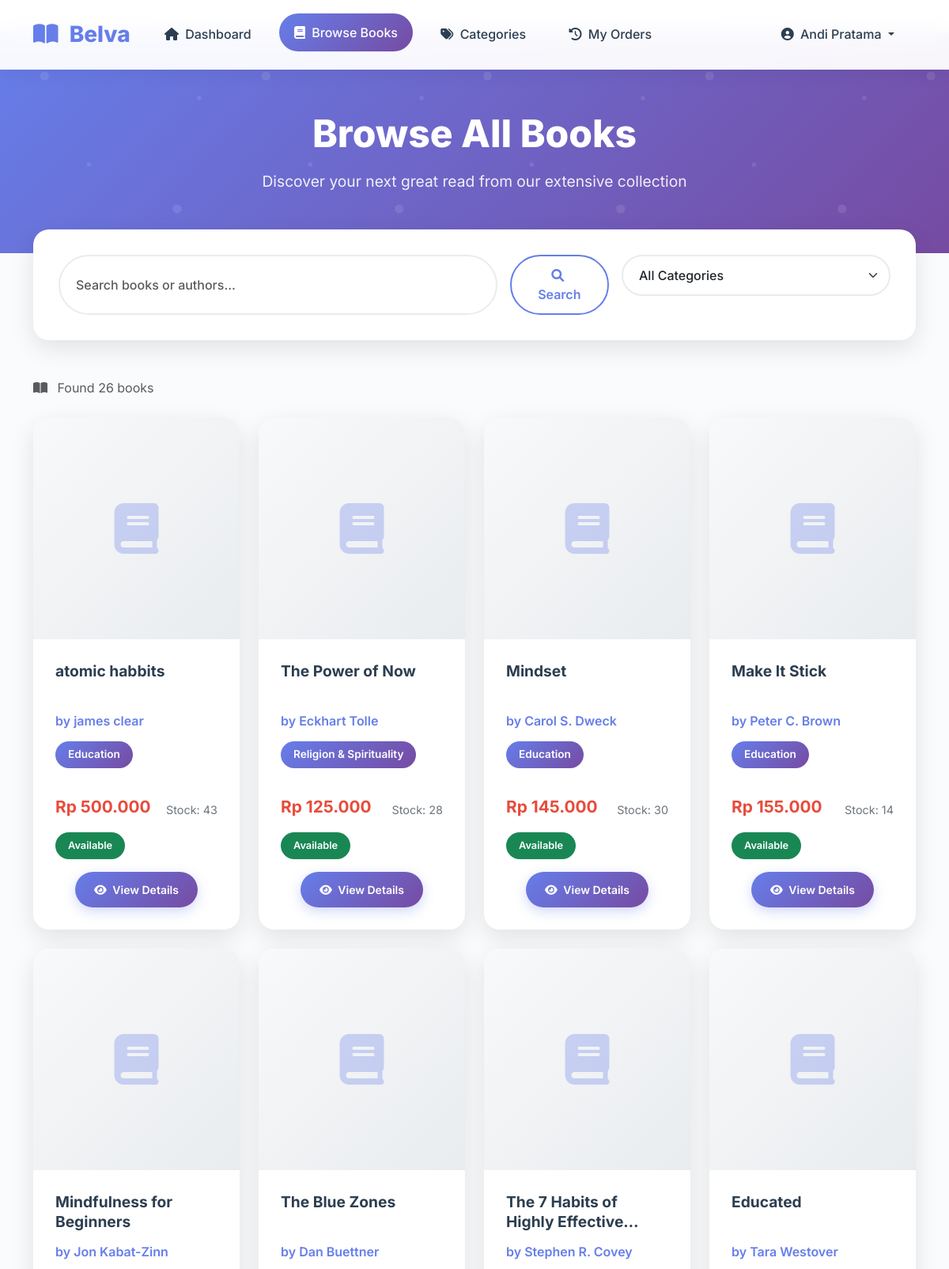
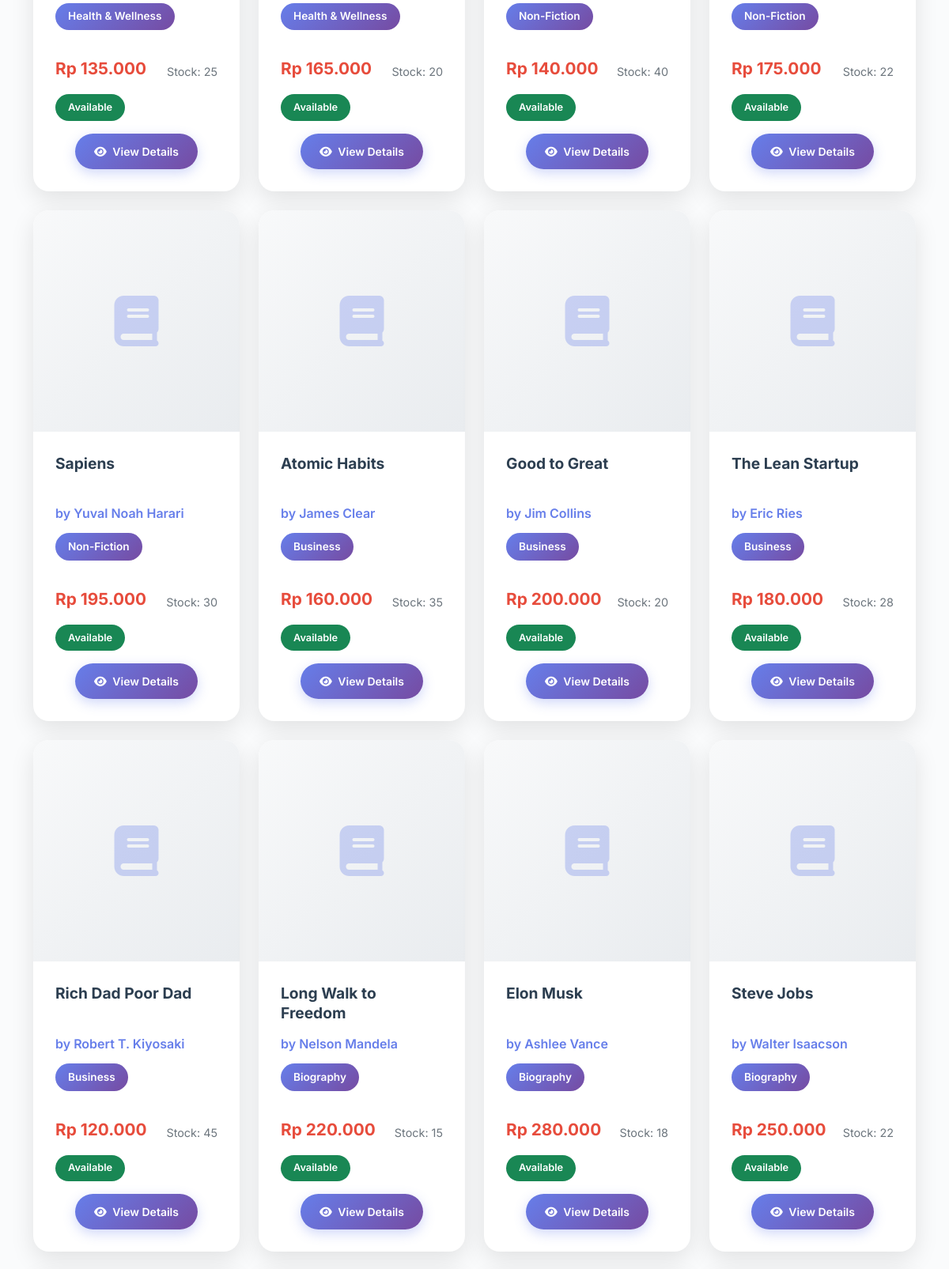
The app's page /user/all_books.php (signed in, upper part) with its own data (2 pictures, top to bottom).
### tables this page shows
CREATE TABLE `books` (
  `id` int(11) NOT NULL,
  `title` varchar(200) NOT NULL,
  `author` varchar(100) NOT NULL,
  `category_id` int(11) DEFAULT NULL,
  `description` text DEFAULT NULL,
  `price` decimal(10,2) NOT NULL,
  `stock` int(11) DEFAULT 0,
  `image` varchar(255) DEFAULT NULL,
  `created_at` timestamp NOT NULL DEFAULT current_timestamp()
);

CREATE TABLE `categories` (
  `id` int(11) NOT NULL,
  `name` varchar(100) NOT NULL,
  `description` text DEFAULT NULL,
  `created_at` timestamp NOT NULL DEFAULT current_timestamp()
);

### src/config/database.php (called while the page is built, shortened)
<?php
function formatRupiah($amount) {
    return "Rp " . number_format($amount, 0, ',', '.');
}
?>

### src/user/all_books.php (the view, shortened to what this page needs)
<?php
require_once '../config/database.php';
$pdo = getConnection();
$search = isset($_GET['search']) ? $_GET['search'] : '';
$query = "SELECT b.*, c.name as category_name FROM books b
          LEFT JOIN categories c ON b.category_id = c.id
          WHERE 1=1";
$params = [];
$query .= " ORDER BY b.created_at DESC";
$stmt = $pdo->prepare($query);
$stmt->execute($params);
$books = $stmt->fetchAll(PDO::FETCH_ASSOC);
?>
<!DOCTYPE html>
<html lang="en">
<head>
    <link href="https://cdn.jsdelivr.net/npm/bootstrap@5.3.0/dist/css/bootstrap.min.css" rel="stylesheet">
    <link href="https://cdnjs.cloudflare.com/ajax/libs/font-awesome/6.0.0/css/all.min.css" rel="stylesheet">
</head>
<body>
    <nav class="navbar navbar-expand-lg navbar-light fixed-top">
        <div class="container">
            <a class="navbar-brand" href="index.php">
                <i class="fas fa-book-open me-2"></i>
                Belva
            </a>
            <div class="collapse navbar-collapse" id="navbarNav">
                <ul class="navbar-nav me-auto">
                    <li class="nav-item">
                        <a class="nav-link" href="index.php">
                            <i class="fas fa-home me-1"></i> Dashboard
                        </a>
                    </li>
                    <li class="nav-item">
                        <a class="nav-link active" href="all_books.php">
                            <i class="fas fa-book me-1"></i> Browse Books
                        </a>
                    </li>
                    <li class="nav-item">
                        <a class="nav-link" href="categories.php">
                            <i class="fas fa-tags me-1"></i> Categories
                        </a>
                    </li>
                    <li class="nav-item">
                        <a class="nav-link" href="history.php">
                            <i class="fas fa-history me-1"></i> My Orders
                        </a>
                    </li>
                </ul>
                <ul class="navbar-nav">
                    <li class="nav-item dropdown">
                        <a class="nav-link dropdown-toggle" href="#" id="navbarDropdown" role="button" data-bs-toggle="dropdown">
                            <i class="fas fa-user-circle me-1"></i> <?= $_SESSION['user_name'] ?>
                        </a>
                    </li>
                </ul>
            </div>
        </div>
    </nav>
    <section class="page-header">
        <div class="container">
            <div class="text-center">
                <h1 class="page-title">Browse All Books</h1>
                <p class="page-subtitle">Discover your next great read from our extensive collection</p>
            </div>
        </div>
    </section>
    <div class="container">
        <div class="search-section">
            <div class="row g-3">
                <div class="col-md-8">
                    <form method="GET" class="d-flex">
                        <input class="form-control me-3" type="search" name="search" placeholder="Search books or authors..." value="<?= htmlspecialchars($search) ?>">
                        <button class="btn btn-outline-primary" type="submit">
                            <i class="fas fa-search me-1"></i> Search
                        </button>
                    </form>
                </div>
                <div class="col-md-4">
                    <form method="GET">
                        <select name="category" class="form-select" onchange="this.form.submit()">
                            <option value="">All Categories</option>
                        </select>
                    </form>
                </div>
            </div>
        </div>
        <div class="mb-4">
            <p class="text-muted">
                <i class="fas fa-book-open me-2"></i>
                Found <?= count($books) ?> book<?= count($books) != 1 ? 's' : '' ?>
            </p>
        </div>
        <div class="row g-4">
            <?php if (empty($books)): ?>
                <div class="col-12">
                    <div class="text-center py-5">
                        <i class="fas fa-search" style="font-size: 4rem; color: #dee2e6; margin-bottom: 1rem;"></i>
                        <h4 class="text-muted">No books found</h4>
                        <p class="text-muted">Try adjusting your search criteria or browse all categories</p>
                        <a href="all_books.php" class="btn btn-primary">
                            <i class="fas fa-refresh me-2"></i>View All Books
                        </a>
                    </div>
                </div>
            <?php else: ?>
                <?php foreach ($books as $book): ?>
                    <div class="col-lg-3 col-md-6">
                        <div class="book-card">
                            <div class="book-image-container">
                                <?php if (!empty($book['image'])): ?>
                                    <div class="book-placeholder" style="display: none;">
                                    </div>
                                <?php else: ?>
                                    <div class="book-placeholder">
                                        <i class="fas fa-book"></i>
                                    </div>
                                <?php endif; ?>
                            </div>
                            <div class="book-card-body">
                                <h5 class="book-title"><?= htmlspecialchars($book['title']) ?></h5>
                                <p class="book-author">by <?= htmlspecialchars($book['author']) ?></p>
                                <?php if ($book['category_name']): ?>
                                    <span class="book-category"><?= htmlspecialchars($book['category_name']) ?></span>
                                <?php endif; ?>
                                <div class="d-flex justify-content-between align-items-center mt-3">
                                    <div class="book-price"><?= formatRupiah($book['price']) ?></div>
                                    <small class="book-stock">Stock: <?= $book['stock'] ?></small>
                                </div>
                                <div class="d-flex justify-content-between align-items-center mt-2">
                                    <?php if ($book['stock'] > 0): ?>
                                        <span class="stock-badge bg-success text-white">Available</span>
                                    <?php else: ?>
                                        <span class="stock-badge bg-danger text-white">Out of Stock</span>
                                    <?php endif; ?>
                                </div>
                                <div class="mt-3 text-center">
                                    <a href="book_detail.php?id=<?= $book['id'] ?>" class="btn btn-primary btn-sm px-4">
                                        <i class="fas fa-eye me-1"></i> View Details
                                    </a>
                                </div>
                            </div>
                        </div>
                    </div>
                <?php endforeach; ?>
            <?php endif; ?>
        </div>
    </div>
</body>
</html>

### src/user/all_books.php (style rules this page uses)
:root { --primary-color: #667eea; --secondary-color: #764ba2; --accent-color: #e74c3c; --light-bg: #f8f9fa; --card-shadow: 0 10px 30px rgba(0, 0, 0, 0.1); --card-hover-shadow: 0 20px 50px rgba(0, 0, 0, 0.15); }
* { box-sizing: border-box; }
body { font-family: 'Inter', 'Segoe UI', Tahoma, Geneva, Verdana, sans-serif; line-height: 1.6; color: #2c3e50; background: #fafbfc; margin-top: 5vh; }
.navbar { background: rgba(255, 255, 255, 0.95) !important; backdrop-filter: blur(15px); box-shadow: 0 2px 25px rgba(0, 0, 0, 0.08); border-bottom: 1px solid rgba(255, 255, 255, 0.2); padding: 1rem 0; }
.navbar-brand { font-weight: 800; font-size: 1.75rem; color: var(--primary-color) !important; text-decoration: none; }
.navbar-nav .nav-link { font-weight: 500; color: #2c3e50 !important; margin: 0 0.5rem; padding: 0.7rem 1.2rem !important; border-radius: 50px; transition: all 0.3s ease; }
.navbar-nav .nav-link:hover, .navbar-nav .nav-link.active { background: linear-gradient(135deg, var(--primary-color), var(--secondary-color)); color: white !important; transform: translateY(-2px); }
.page-header { background: linear-gradient(135deg, var(--primary-color) 0%, var(--secondary-color) 100%); color: white; padding: 100px 0 60px; position: relative; overflow: hidden; }
.page-header::before { content: ''; position: absolute; top: 0; left: 0; right: 0; bottom: 0; pointer-events: none; }
.page-title { font-size: 3rem; font-weight: 800; margin-bottom: 1rem; position: relative; z-index: 2; }
.page-subtitle { font-size: 1.2rem; opacity: 0.9; position: relative; z-index: 2; }
.search-section { background: white; border-radius: 20px; box-shadow: var(--card-shadow); padding: 2rem; margin: -30px 0 3rem; position: relative; z-index: 3; }
.form-control { border-radius: 50px; border: 2px solid #e9ecef; padding: 12px 20px; font-weight: 500; transition: all 0.3s ease; }
.form-select { border-radius: 50px; border: 2px solid #e9ecef; padding: 12px 20px; font-weight: 500; }
.btn { font-weight: 600; border-radius: 50px; padding: 12px 30px; transition: all 0.3s ease; text-decoration: none; }
.btn-primary { background: linear-gradient(135deg, var(--primary-color), var(--secondary-color)); border: none; box-shadow: 0 5px 15px rgba(102, 126, 234, 0.3); }
.btn-outline-primary { border: 2px solid var(--primary-color); color: var(--primary-color); background: transparent; }
.book-card { background: white; border-radius: 20px; overflow: hidden; box-shadow: var(--card-shadow); transition: all 0.4s ease; border: none; height: 100%; position: relative; }
.book-image-container { height: 280px; background: linear-gradient(135deg, #f8f9fa, #e9ecef); display: flex; align-items: center; justify-content: center; position: relative; overflow: hidden; }
.book-placeholder { font-size: 4rem; color: var(--primary-color); opacity: 0.3; text-align: center; }
.book-card-body { padding: 1.75rem; }
.book-title { font-size: 1.2rem; font-weight: 700; color: #2c3e50; margin-bottom: 0.75rem; line-height: 1.3; height: 3.2rem; overflow: hidden; display: -webkit-box; -webkit-line-clamp: 2; -webkit-box-orient: vertical; }
.book-author { color: var(--primary-color); font-weight: 600; margin-bottom: 0.75rem; }
.book-category { background: linear-gradient(135deg, var(--primary-color), var(--secondary-color)); color: white; padding: 0.4rem 1rem; border-radius: 20px; font-size: 0.85rem; font-weight: 600; display: inline-block; margin-bottom: 1rem; }
.book-price { font-size: 1.3rem; font-weight: 700; color: var(--accent-color); margin-bottom: 0.5rem; }
.book-stock { font-size: 0.9rem; color: #6c757d; }
.stock-badge { padding: 0.4rem 1rem; border-radius: 20px; font-size: 0.8rem; font-weight: 600; }

### records on screen
books: title "atomic habbits", author "james clear", category.name "Education", price "Rp 500.000", stock "43", shows "Available"
books: title "The Power of Now", author "Eckhart Tolle", category.name "Religion & Spirituality", price "Rp 125.000", stock "28", shows "Available"
books: title "Mindset", author "Carol S. Dweck", category.name "Education", price "Rp 145.000", stock "30", shows "Available"
books: title "Make It Stick", author "Peter C. Brown", category.name "Education", price "Rp 155.000", stock "14", shows "Available"
books: title "Mindfulness for Beginners", author "Jon Kabat-Zinn", category.name "Health & Wellness", price "Rp 135.000", stock "25", shows "Available"
books: title "The Blue Zones", author "Dan Buettner", category.name "Health & Wellness", price "Rp 165.000", stock "20", shows "Available"
books: title "The 7 Habits of Highly…", author "Stephen R. Covey", category.name "Non-Fiction", price "Rp 140.000", stock "40", shows "Available"
books: title "Educated", author "Tara Westover", category.name "Non-Fiction", price "Rp 175.000", stock "22", shows "Available"
books: title "Sapiens", author "Yuval Noah Harari", category.name "Non-Fiction", price "Rp 195.000", stock "30", shows "Available"
books: title "Atomic Habits", author "James Clear", category.name "Business", price "Rp 160.000", stock "35", shows "Available"
books: title "Good to Great", author "Jim Collins", category.name "Business", price "Rp 200.000", stock "20", shows "Available"
books: title "The Lean Startup", author "Eric Ries", category.name "Business", price "Rp 180.000", stock "28", shows "Available"
books: title "Rich Dad Poor Dad", author "Robert T. Kiyosaki", category.name "Business", price "Rp 120.000", stock "45", shows "Available"
books: title "Long Walk to Freedom", author "Nelson Mandela", category.name "Biography", price "Rp 220.000", stock "15", shows "Available"
books: title "Elon Musk", author "Ashlee Vance", category.name "Biography", price "Rp 280.000", stock "18", shows "Available"
books: title "Steve Jobs", author "Walter Isaacson", category.name "Biography", price "Rp 250.000", stock "22", shows "Available"

### other values on screen
$_SESSION['user_name'] "Andi Pratama"
count($books) "26"
